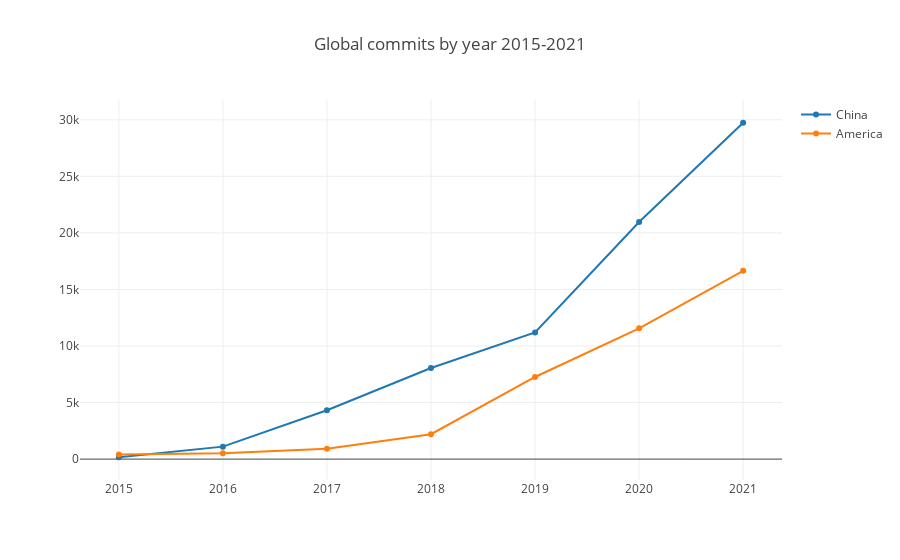

Write notebook code for a chart like this one.
### Markdown cell above
#### Code Change Commits

Code Change Commits is a CHAOSS metric，refer to https://chaoss.community/metric-code-changes/。

Code Change Commits metric has following options:

- messageFilter: A regular expression to filter the commit by commit message like '^feat:.\*' or '^(docs:|refactor:).\*'. Default: null.

### Code cell
var startYear = 2015, startMonth = 1, endYear = 2021, endMonth = 12, x = [];
for (let y = startYear; y <= endYear; y++) x.push(`${y}`);
openDigger.metric.chaoss.codeChangeCommits({ labelIntersect: ['Region'], startYear, startMonth, endYear, endMonth, groupBy: 'Region', groupTimeRange: 'year', limit: -1, options: { messageFilter: '^feat:.*' }, order: 'DESC' }).then(data => {
    openDigger.render.plotly(data.filter(row => row.name != 'Others').map(row => {
        return {
            x,
            y: row.count,
            mode: 'scatter',
            name: row.name
        };
    }), {title: `Global commits by year ${startYear}-${endYear}`, xaxis: {type: 'category'}});
});

### Figure 1 — Plotly figure (JSON) as saved in the notebook; plotly's stock layout.template omitted (floating-point values rounded to 4 significant figures)
{"data": [{"mode": "scatter", "name": "China", "x": ["2015", "2016", "2017", "2018", "2019", "2020", "2021"], "y": ["165", "1104", "4317", "8050", "11199", "20958", "29738"]}, {"mode": "scatter", "name": "America", "x": ["2015", "2016", "2017", "2018", "2019", "2020", "2021"], "y": ["400", "519", "923", "2202", "7261", "11563", "16648"]}], "layout": {"autosize": true, "title": {"text": "Global commits by year 2015-2021"}, "xaxis": {"autorange": true, "range": [-0.3535, 6.354], "type": "category"}, "yaxis": {"autorange": true, "range": [-2275.0, 32180.0], "type": "linear"}}}
